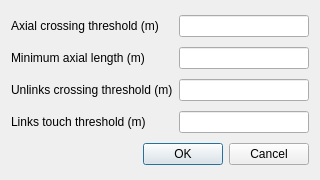
<?xml version="1.0" encoding="UTF-8"?>
<ui version="4.0">
 <class>VerificationSettingsDialog</class>
 <widget class="QDialog" name="VerificationSettingsDialog">
  <property name="geometry">
   <rect>
    <x>0</x>
    <y>0</y>
    <width>320</width>
    <height>180</height>
   </rect>
  </property>
  <property name="minimumSize">
   <size>
    <width>320</width>
    <height>180</height>
   </size>
  </property>
  <property name="windowTitle">
   <string>Layer Verification Settings</string>
  </property>
  <layout class="QGridLayout" name="gridLayout">
   <item row="0" column="0">
    <widget class="QLabel" name="axialThresholdLabel">
     <property name="text">
      <string>Axial crossing threshold (m)</string>
     </property>
     <property name="alignment">
      <set>Qt::AlignLeading|Qt::AlignLeft|Qt::AlignVCenter</set>
     </property>
    </widget>
   </item>
   <item row="0" column="1">
    <widget class="QLineEdit" name="axialThresholdEdit"/>
   </item>
   <item row="1" column="0">
    <widget class="QLabel" name="axialMinimumLabel">
     <property name="text">
      <string>Minimum axial length (m)</string>
     </property>
    </widget>
   </item>
   <item row="1" column="1">
    <widget class="QLineEdit" name="axialMinimumEdit"/>
   </item>
   <item row="2" column="0">
    <widget class="QLabel" name="unlinksThresholdLabel">
     <property name="text">
      <string>Unlinks crossing threshold (m)</string>
     </property>
    </widget>
   </item>
   <item row="2" column="1">
    <widget class="QLineEdit" name="unlinksThresholdEdit"/>
   </item>
   <item row="3" column="1">
    <widget class="QLineEdit" name="linksThresholdEdit"/>
   </item>
   <item row="4" column="0" colspan="2">
    <widget class="QDialogButtonBox" name="closeButtonBox">
     <property name="orientation">
      <enum>Qt::Horizontal</enum>
     </property>
     <property name="standardButtons">
      <set>QDialogButtonBox::Cancel|QDialogButtonBox::Ok</set>
     </property>
    </widget>
   </item>
   <item row="3" column="0">
    <widget class="QLabel" name="linksThresholdLabel">
     <property name="text">
      <string>Links touch threshold (m)</string>
     </property>
    </widget>
   </item>
  </layout>
 </widget>
 <resources>
  <include location="../resources.qrc"/>
 </resources>
 <connections>
  <connection>
   <sender>closeButtonBox</sender>
   <signal>accepted()</signal>
   <receiver>VerificationSettingsDialog</receiver>
   <slot>accept()</slot>
   <hints>
    <hint type="sourcelabel">
     <x>260</x>
     <y>335</y>
    </hint>
    <hint type="destinationlabel">
     <x>157</x>
     <y>274</y>
    </hint>
   </hints>
  </connection>
  <connection>
   <sender>closeButtonBox</sender>
   <signal>rejected()</signal>
   <receiver>VerificationSettingsDialog</receiver>
   <slot>reject()</slot>
   <hints>
    <hint type="sourcelabel">
     <x>299</x>
     <y>335</y>
    </hint>
    <hint type="destinationlabel">
     <x>286</x>
     <y>274</y>
    </hint>
   </hints>
  </connection>
 </connections>
</ui>
